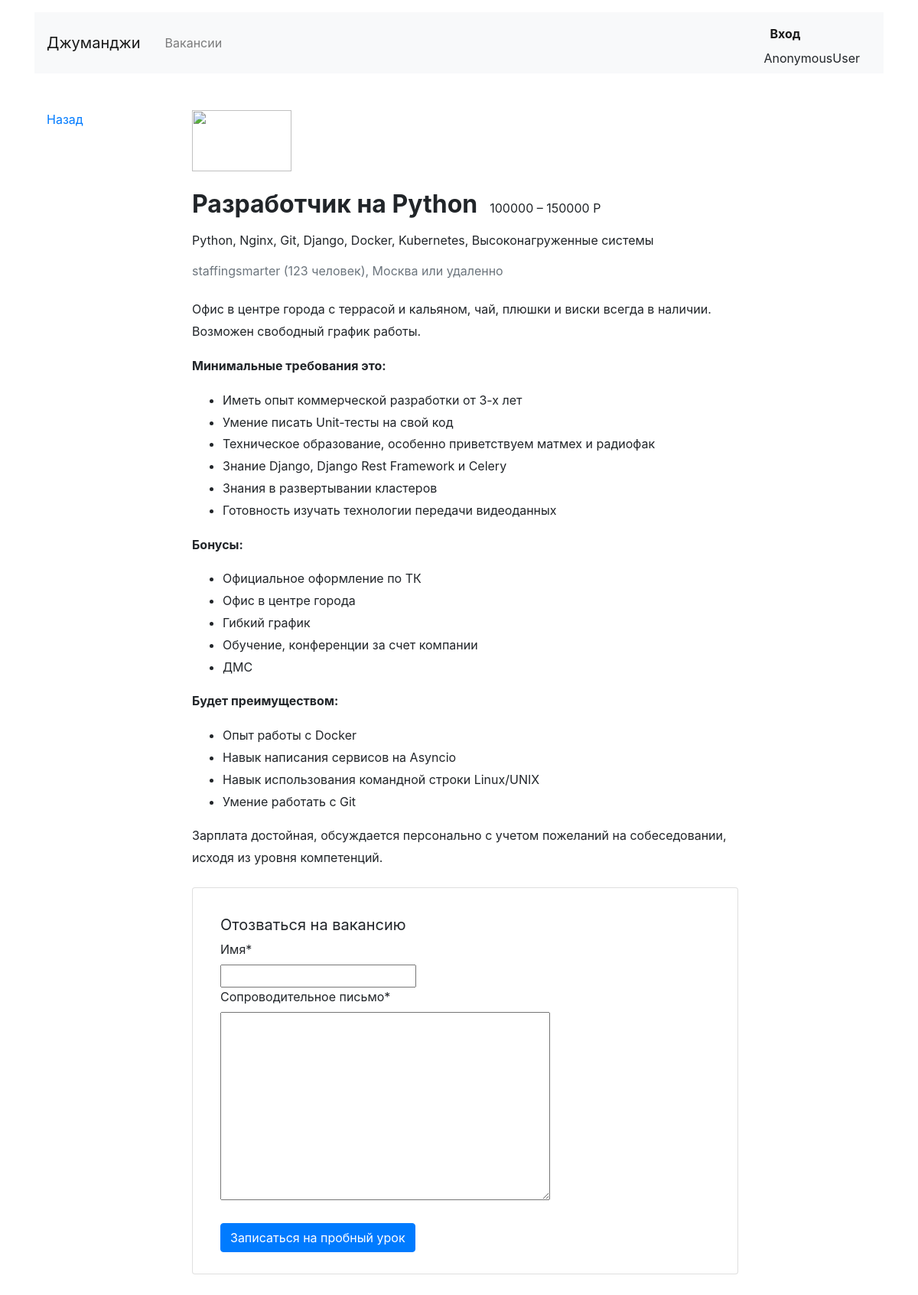
The page /vacancies/1/ on the database its author committed.
### vacancies/models.py (models this page shows, shortened)
class Vacancy(models.Model):
    title = models.CharField(max_length=50, verbose_name='Название вакансии')
    specialty = models.ForeignKey('Specialty', related_name="vacancies", on_delete=models.CASCADE,
                                  verbose_name='Специализация')
    company = models.ForeignKey('Company', related_name="vacancies", on_delete=models.CASCADE)
    skills = models.CharField(max_length=200, verbose_name='Требуемые навыки')
    description = models.TextField(verbose_name='Описание вакансии')
    salary_min = models.IntegerField(verbose_name='Зарплата от')
    salary_max = models.IntegerField(verbose_name='Зарплата до')
    published_at = models.DateField(default=date.today())

class Company(models.Model):
    name = models.CharField(max_length=50, verbose_name='Название компании')
    location = models.CharField(max_length=50, verbose_name='География')
    logo = models.ImageField(upload_to=MEDIA_COMPANY_IMAGE_DIR, verbose_name='Логотип', blank=True)
    description = models.CharField(max_length=100, verbose_name='Информация о компании')
    employee_count = models.IntegerField(verbose_name='Количество человек в компании')
    owner = models.OneToOneField(User, on_delete=models.PROTECT, related_name='owner_of_company')

### vacancies/views.py (the view, shortened to what this page needs)
# urls.py: path('vacancies/<int:vacancy>/', views.ThisVacancyView.as_view(), name='vacancy'),
class ThisVacancyView(View):
    def get(self, request, vacancy):
        this_vacancy = get_object_or_404(Vacancy, id=vacancy)
        return render(request, 'vacancies/vacancy.html', {'this_vacancy': this_vacancy, 'form': ApplicationForm})

### vacancies/templates/vacancies/vacancy.html (shortened to what this page needs)
{% extends 'vacancies/base.html' %}
{% load crispy_forms_filters %}
{% load crispy_forms_tags %}
{% block content %}
  <main class="container mt-3 pb-5">
    <div class="row mt-5">
      <div class="col-12 col-lg-2">
        <div class="pl-3 mb-5">
          <p><a href="{% url 'home' %}">Назад</a></p>
        </div>
      </div>
      <div class="col-12 col-lg-8">
        <section class="pl-3">
          <a href="#"><img src="https://place-hold.it/130x80" width="130" height="80" alt=""></a>
          <div class="d-flex align-items-baseline align-content-baseline">
            <h1 class="h2 mt-4 font-weight-bold" >{{ this_vacancy.title }}</h1>
            <p class="m-0 pl-3">{{ this_vacancy.salary_min }} – {{ this_vacancy.salary_max }} Р</p>
          </div>
          <p class="mt-2">{{ this_vacancy.skills }}</p>
          <p class="text-muted mb-4">{{ this_vacancy.company.name }} ({{ this_vacancy.company.employee_count }} человек), {{ this_vacancy.company.location }} или удаленно</p>
          <div style="line-height: 1.8;">
            {{ this_vacancy.description|safe }}
          </div>
          <form action="" method="post" class="card mt-4 mb-3" enctype="multipart/form-data">
            <div class="card-body mx-3">
              <p class="h5 mt-3 font-weight-normal">Отозваться на вакансию</p>
                {{ form|crispy }}
              <input type="submit" class="btn btn-primary mt-4 mb-2" value="Записаться на пробный урок">
            </div>
          </form>
        </section>
      </div>
    </div>
  </main>
{% endblock %}

### rows shown on the page
Vacancy: title "Разработчик на Python", salary_min "100000", salary_max "150000", skills "Python, Nginx, Git, Django, Docker, Kubernetes, Высоконагруженные системы", company.name "staffingsmarter", company.employee_count "123", company.location "Москва", description "Офис в центре города с террасой и кальяном, чай, плюшки и виски всегда в наличии. Возможен свободный график работы. Минимальные требования это: Иметь опыт коммерческой разработки от 3-х лет Умение писать Unit-тесты на свой код Техническое образование, особенно приветствуем матмех и радиофак Знание Django, Django Rest Framework и Celery Знания в развертывании кластеров Готовность изучать технологии передачи видеоданных Бонусы: Официальное оформление по ТК Офис в центре города Гибкий график Обучение, конференции за счет компании ДМС Будет преимуществом: Опыт работы с Docker Навык написания сервисов на Asyncio Навык использования командной строки Linux/UNIX Умение работать с Git Зарплата…"

### other values the page prints
{{ request.user }} "AnonymousUser"
